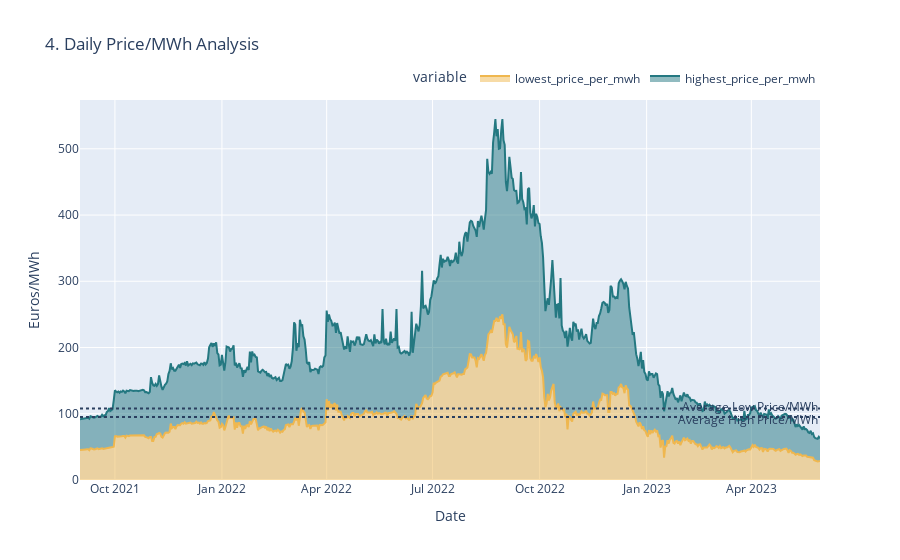

The notebook cell saved with this chart:
### Markdown cell above
<div class="alert alert-block alert-info">
<h3 style="font-family:  'Garamond', 'Lucida Sans', sans-serif; text-align: center; color:#164863;  font-weight: bold; font-size: 24px;">   About 'gas_price.csv':  </h3>
<b>origin_date:</b> The date when the day-ahead prices became available.<br>
<b>forecast_date:</b> The date when the forecast prices should be relevant.<br>
<b>lowest_price_per_mwh:</b> The lowest price of natural gas that on the day ahead market that trading day.<br>
<b>highest_price_per_mwh:</b> The highest price of natural gas that on the day ahead market that trading day.<br>
&nbsp;&nbsp;&nbsp;&nbsp; <i>(Gas Prices are in Euros per megawatt hour equivalent.)</i><br>
</div>

### Code cell
fig = px.area(daily, x=daily.index, y=["lowest_price_per_mwh","highest_price_per_mwh"],
              title='4. Daily Price/MWh Analysis',
              color_discrete_map={"lowest_price_per_mwh": "#EFB74F",
                                  "highest_price_per_mwh": "#247881"})
fig.add_hline(y=meanGasLow, line_dash="dot",
              annotation_text="Average Low Price/MWh", annotation_position="top right")
fig.add_hline(y=meanGasHigh, line_dash="dot",
              annotation_text="Average High Price/MWh", annotation_position="bottom right")
fig.update_layout(xaxis_title="Date", yaxis_title="Euros/MWh",
                  legend=dict(orientation="h", yanchor="bottom", y=1.02, xanchor="right", x=1))
fig.show()

### Figure 1 — Plotly figure (JSON) as saved in the notebook; plotly's stock layout.template omitted (floating-point values rounded to 4 significant figures; data arrays with more than 128 entries replaced by an {"elided": "..."} marker saying what was removed)
{"data": [{"fillpattern": {"shape": ""}, "hovertemplate": "variable=lowest_price_per_mwh<br>forecast_date=%{x}<br>value=%{y}<extra></extra>", "legendgroup": "lowest_price_per_mwh", "line": {"color": "#EFB74F"}, "marker": {"symbol": "circle"}, "mode": "lines", "name": "lowest_price_per_mwh", "orientation": "v", "showlegend": true, "stackgroup": "1", "x": {"elided": "637 str values"}, "xaxis": "x", "y": {"elided": "637 float values"}, "yaxis": "y", "type": "scatter"}, {"fillpattern": {"shape": ""}, "hovertemplate": "variable=highest_price_per_mwh<br>forecast_date=%{x}<br>value=%{y}<extra></extra>", "legendgroup": "highest_price_per_mwh", "line": {"color": "#247881"}, "marker": {"symbol": "circle"}, "mode": "lines", "name": "highest_price_per_mwh", "orientation": "v", "showlegend": true, "stackgroup": "1", "x": {"elided": "637 str values"}, "xaxis": "x", "y": {"elided": "637 float values"}, "yaxis": "y", "type": "scatter"}], "layout": {"xaxis": {"anchor": "y", "domain": [0, 1], "title": {"text": "Date"}, "type": "date", "range": ["2021-09-01", "2023-05-30"], "autorange": true}, "yaxis": {"anchor": "x", "domain": [0, 1], "title": {"text": "Euros/MWh"}, "type": "linear", "range": [0, 573.7], "autorange": true}, "legend": {"title": {"text": "variable"}, "tracegroupgap": 0, "orientation": "h", "yanchor": "bottom", "y": 1.02, "xanchor": "right", "x": 1}, "title": {"text": "4. Daily Price/MWh Analysis"}, "shapes": [{"line": {"dash": "dot"}, "type": "line", "x0": 0, "x1": 1, "xref": "x domain", "y0": 95.04, "y1": 95.04, "yref": "y"}, {"line": {"dash": "dot"}, "type": "line", "x0": 0, "x1": 1, "xref": "x domain", "y0": 107.8, "y1": 107.8, "yref": "y"}], "annotations": [{"showarrow": false, "text": "Average Low Price/MWh", "x": 1, "xanchor": "right", "xref": "x domain", "y": 95.04, "yanchor": "bottom", "yref": "y"}, {"showarrow": false, "text": "Average High Price/MWh", "x": 1, "xanchor": "right", "xref": "x domain", "y": 107.8, "yanchor": "top", "yref": "y"}], "autosize": true}}
